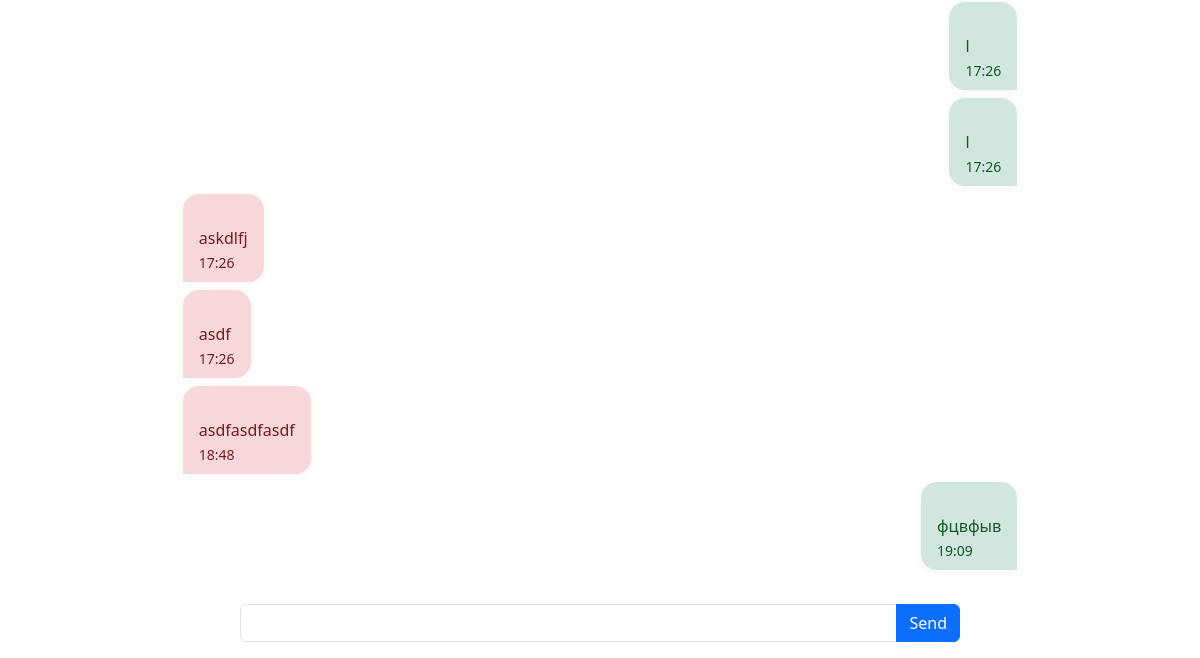
Before: /messenger/chat/1 (signed in, lower part) with the older database file.
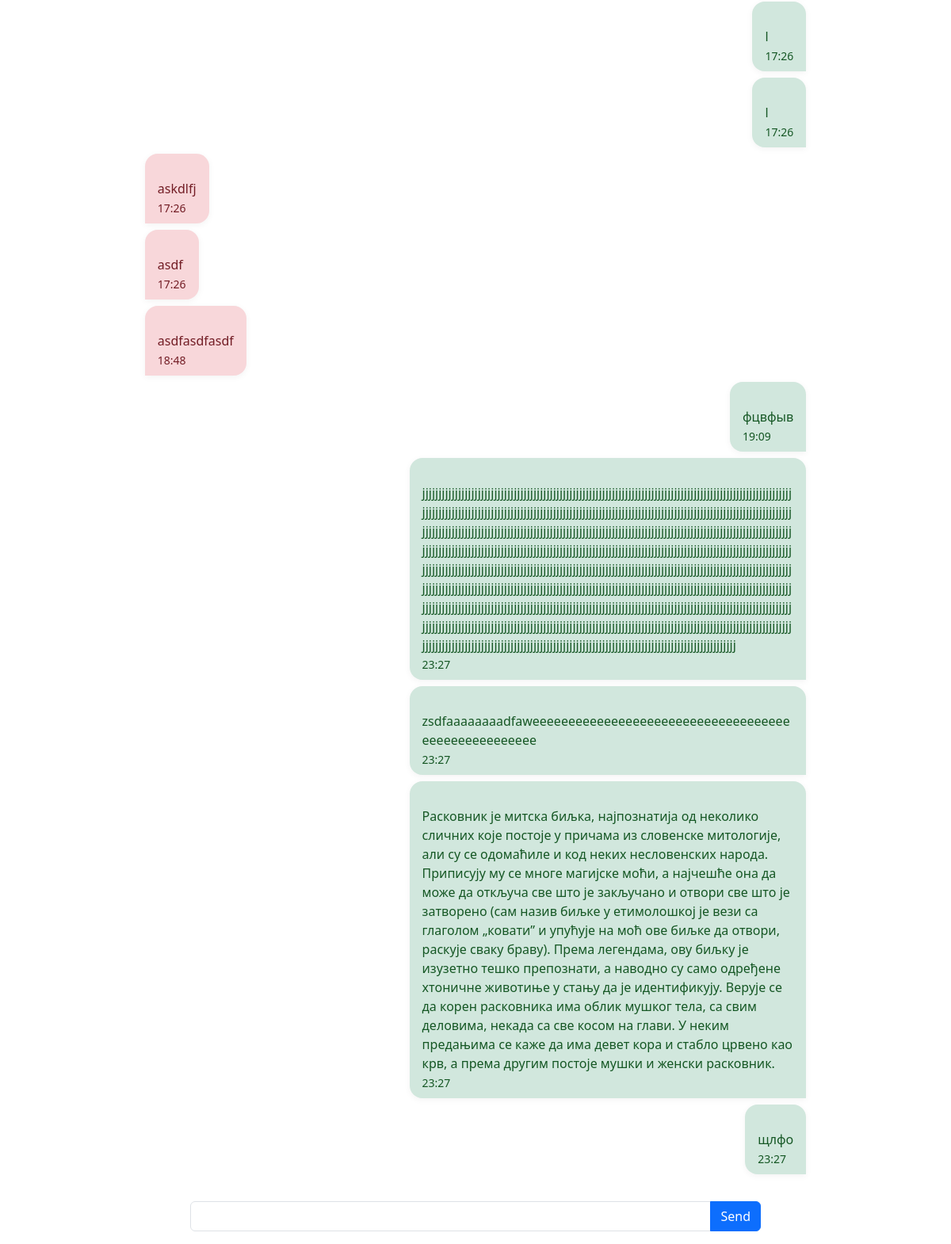
After: the same page with the newer database file.
### app/models.py (models this page shows)
class Message(db.Model):
    __tablename__ = 'messages'
    id = db.Column(db.Integer, primary_key=True)
    content = db.Column(db.Text, nullable=False)
    timestamp = db.Column(db.DateTime, default=datetime.now())
    sender_id = db.Column(db.Integer, db.ForeignKey('users.id'))
    room_id = db.Column(db.Integer, db.ForeignKey('chat_rooms.id'))
    sender = db.relationship('User', backref='messages')
    room = db.relationship('ChatRoom', backref='messages')

### app/messenger/views.py (the view, shortened to what this page needs)
@mess.route('/chat/<int:room_id>', methods=['GET', 'POST'])
@login_required
def chat_room(room_id):
    room = ChatRoom.query.get(room_id)
    messages = Message.query.filter_by(room_id=room.id).order_by(Message.timestamp.asc()).all()
    form = MessageForm()
    companion = None
    if room and room.is_private:
        members = [u for u in room.members if u.id != current_user.id]
        if members:
            companion = members[0]
    return render_template('mess/chat_room.html', room=room, messages=messages, form=form, companion=companion)

### app/messenger/forms.py
class MessageForm(FlaskForm):
    content = StringField('Message', validators=[
        DataRequired(),
        Length(min=1, max=1000, message='The message is too long')
    ])
    submit = SubmitField('Send')

### app/auth/views.py (called while the page is built)
@auth.before_app_request
def before_request():
    if current_user.is_authenticated:
        current_user.ping()

### app/models.py (called while the page is built)
@login_manager.user_loader
def load_user(user_id):
    return db.session.get(User, user_id)

    def ping(self):
        self.last_seen = datetime.now()
        db.session.add(self)
        db.session.commit()

    def gravatar(self, size=100, default='identicon', rating='g'):
        url = 'https://secure.gravatar.com/avatar'
        hash = hashlib.md5(self.email.lower().encode('utf-8')).hexdigest()
        '''&s={size}&d={default}&r={rating}'''
        return f'{url}/{hash}?s={size}&d={default}&r={rating}'

### app/templates/mess/chat_room.html (shortened to what this page needs)
{% extends "base.html" %}
{% block page_content %}
<div id="messages">
  {% for msg in messages %}
    {% if current_user==msg.sender %}
            <div class="message-current">
                {{ msg.content }}
                <small>{{ msg.timestamp.strftime('%H:%M') }}</small>
            </div>
    {% else %}
            <div class="message-other">
                {{ msg.content }}
                <small>{{ msg.timestamp.strftime('%H:%M') }}</small>
            </div>
    {% endif %}
  {% endfor %}
</div>
<div class="site-container">
  <form method="POST" class="sticky-chat-form">
    <div class="input-group flex-nowrap">
      {{ form.content(rows=3, class_="form-control") }}
      {{ form.submit(class_="btn btn-primary") }}
    </div>
  </form>
</div>
{% endblock %}

Changed rows visible on the page:
added Message: content "jjjjjjjjjjjjjjjjjjjjjjjjjjjjjjjjjjjjjjjjjjjjjjjjjjjjjjjjjjjjjjjjjjjjjjjjjjjjjjjjjjjjjjjjjjjjjjjjjjjjjjjjjjjjjjjjjjjjjjjjjjjjjjjjjjjjjjjjjjjjjjjjjjjjjjjjjjjjjjjjjjjjjjjjjjjjjjjjjjjjjjjjjjjjjjjjjjjjjjjjjjjjjjjjjjjjjjjjjjjjjjjjjjjjjjjjjjjjjjjjjjjjjjjjjjjjjjjjjjjjjjjjjjjjjjjjjjjjjjjjjjjjjjjjjjjjjjjjjjjjjjjjjjjjjjjjjjjjjjjjjjjjjjjjjjjjjjjjjjjjjjjjjjjjjjjjjjjjjjjjjjjjjjjjjjjjjjjjjjjjjjjjjjjjjjjjjjjjjjjjjjjjjjjjjjjjjjjjjjjjjjjjjjjjjjjjjjjjjjjjjjjjjjjjjjjjjjjjjjjjjjjjjjjjjjjjjjjjjjjjjjjjjjjjjjjjjjjjjjjjjjjjjjjjjjjjjjjjjjjjjjjjjjjjjjjjjjjjjjjjjjjjjjjjjjjjjjjjjjjjjjjjjjjjjjjjjjjjjjjjjjjjjjjjjjjjjjjjjjjjjjjjjjjjjjjjjjjjjjjjjjjjjjjjjjjjjjjjjjjjjjjjjjjjjjjjjjjjjjjjjjjjjjjjjjjjjjjjjjjjjjjjjjjjjjjjjjjjjjjj…", timestamp "23:27"
added Message: content "zsdfaaaaaaaadfaweeeeeeeeeeeeeeeeeeeeeeeeeeeeeeeeeeeeeeeeeeeeeeeeeeee", timestamp "23:27"
added Message: content "Расковник је митска биљка, најпознатија од неколико сличних које постоје у причама из словенске митологије, али су се одомаћиле и код неких несловенских народа. Приписују му се многе магијске моћи, а најчешће она да може да откључа све што је закључано и отвори све што је затворено (сам назив биљке у етимолошкој је вези са глаголом „ковати” и упућује на моћ ове биљке да отвори, раскује сваку браву). Према легендама, ову биљку је изузетно тешко препознати, а наводно су само одређене хтоничне животиње у стању да је идентификују. Верује се да корен расковника има облик мушког тела, са свим деловима, некада са све косом на глави. У неким предањима се каже да има девет кора и стабло црвено као…", timestamp "23:27"
added Message: content "щлфо", timestamp "23:27"
